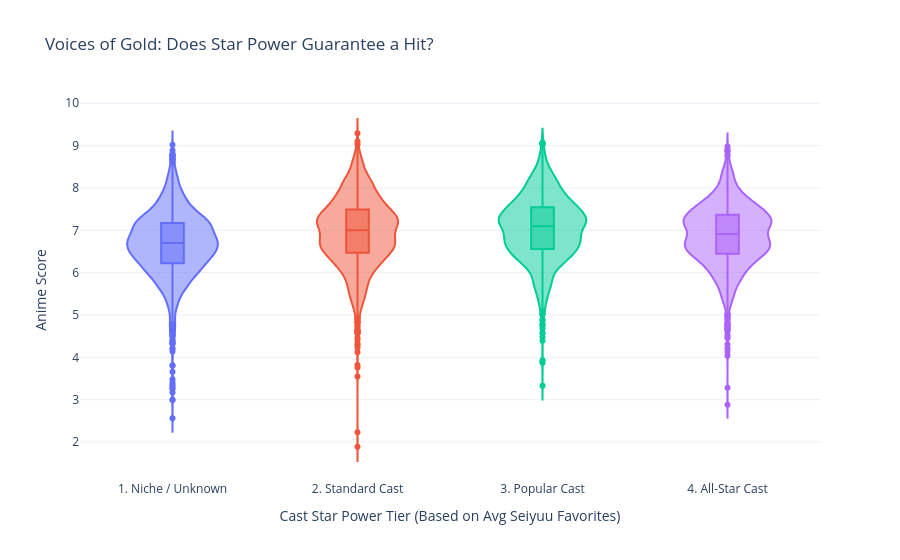

The code cell stored with this chart in its notebook:
### Markdown cell above
---

## Voices of Gold, the Star System
Let's talk about the talent in the booth. In Japan, voice actors (Seiyuu) are massive celebrities. But does casting a blockbuster lineup of beloved voices guarantee a hit anime, or is it sometimes used to mask a weak script? We calculated the total "Star Power" of casts to see if it correlates with the show's final score.

### Code cell
plot_violin_star_power(person_voice_works, person_details, details)

### Figure 1 — Plotly figure (JSON) as saved in the notebook; plotly's stock layout.template omitted (floating-point values rounded to 4 significant figures; data arrays with more than 128 entries replaced by an {"elided": "..."} marker saying what was removed)
{"data": [{"alignmentgroup": "True", "box": {"visible": true}, "customdata": {"elided": "2365x3 mixed values"}, "hovertemplate": "Cast Star Power Tier (Based on Avg Seiyuu Favorites)=%{x}<br>Anime Score=%{y}<br>title=%{customdata[0]}<br>avg_star_power=%{customdata[1]}<br>cast_size=%{customdata[2]}<extra></extra>", "legendgroup": "1. Niche / Unknown", "marker": {"color": "#636efa"}, "name": "1. Niche / Unknown", "offsetgroup": "1. Niche / Unknown", "orientation": "v", "points": "outliers", "scalegroup": "True", "showlegend": true, "type": "violin", "x": {"elided": "2365 str values"}, "x0": " ", "xaxis": "x", "y": {"elided": "2365 float values"}, "y0": " ", "yaxis": "y"}, {"alignmentgroup": "True", "box": {"visible": true}, "customdata": {"elided": "2365x3 mixed values"}, "hovertemplate": "Cast Star Power Tier (Based on Avg Seiyuu Favorites)=%{x}<br>Anime Score=%{y}<br>title=%{customdata[0]}<br>avg_star_power=%{customdata[1]}<br>cast_size=%{customdata[2]}<extra></extra>", "legendgroup": "2. Standard Cast", "marker": {"color": "#EF553B"}, "name": "2. Standard Cast", "offsetgroup": "2. Standard Cast", "orientation": "v", "points": "outliers", "scalegroup": "True", "showlegend": true, "type": "violin", "x": {"elided": "2365 str values"}, "x0": " ", "xaxis": "x", "y": {"elided": "2365 float values"}, "y0": " ", "yaxis": "y"}, {"alignmentgroup": "True", "box": {"visible": true}, "customdata": {"elided": "2364x3 mixed values"}, "hovertemplate": "Cast Star Power Tier (Based on Avg Seiyuu Favorites)=%{x}<br>Anime Score=%{y}<br>title=%{customdata[0]}<br>avg_star_power=%{customdata[1]}<br>cast_size=%{customdata[2]}<extra></extra>", "legendgroup": "3. Popular Cast", "marker": {"color": "#00cc96"}, "name": "3. Popular Cast", "offsetgroup": "3. Popular Cast", "orientation": "v", "points": "outliers", "scalegroup": "True", "showlegend": true, "type": "violin", "x": {"elided": "2364 str values"}, "x0": " ", "xaxis": "x", "y": {"elided": "2364 float values"}, "y0": " ", "yaxis": "y"}, {"alignmentgroup": "True", "box": {"visible": true}, "customdata": {"elided": "2365x3 mixed values"}, "hovertemplate": "Cast Star Power Tier (Based on Avg Seiyuu Favorites)=%{x}<br>Anime Score=%{y}<br>title=%{customdata[0]}<br>avg_star_power=%{customdata[1]}<br>cast_size=%{customdata[2]}<extra></extra>", "legendgroup": "4. All-Star Cast", "marker": {"color": "#ab63fa"}, "name": "4. All-Star Cast", "offsetgroup": "4. All-Star Cast", "orientation": "v", "points": "outliers", "scalegroup": "True", "showlegend": true, "type": "violin", "x": {"elided": "2365 str values"}, "x0": " ", "xaxis": "x", "y": {"elided": "2365 float values"}, "y0": " ", "yaxis": "y"}], "layout": {"legend": {"title": {"text": "Cast Star Power Tier (Based on Avg Seiyuu Favorites)"}, "tracegroupgap": 0}, "showlegend": false, "title": {"text": "Voices of Gold: Does Star Power Guarantee a Hit?"}, "violinmode": "overlay", "xaxis": {"anchor": "y", "categoryarray": ["1. Niche / Unknown", "2. Standard Cast", "3. Popular Cast", "4. All-Star Cast"], "categoryorder": "array", "domain": [0, 1], "title": {"text": "Cast Star Power Tier (Based on Avg Seiyuu Favorites)"}}, "yaxis": {"anchor": "x", "domain": [0, 1], "title": {"text": "Anime Score"}}}}
